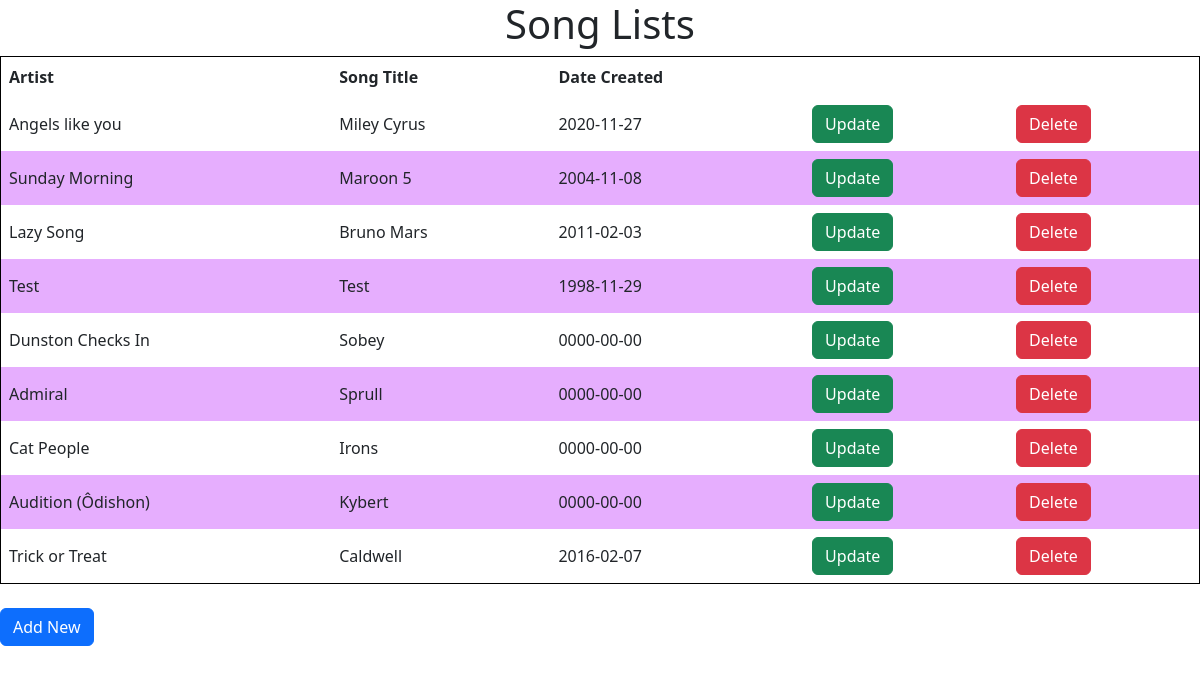
The page / on the database its author committed.
### tables this page shows
CREATE TABLE `song_list` (
  `id` int(10) NOT NULL,
  `title` varchar(255) NOT NULL,
  `artist` varchar(255) NOT NULL,
  `song_lyrics` mediumtext NOT NULL,
  `date_created` date NOT NULL
);

### index.php (the view, shortened to what this page needs)
<?php
    $conn = connection();
    $sql = 'SELECT * FROM song_list ORDER BY id DESC';
    $songs = $conn->query($sql) or die ($conn->connect_error);
    $row = $songs->fetch_assoc();
?>
<!DOCTYPE html>
<html lang="en">
<head>
    <link rel="stylesheet" href="css/style.css">
    <link href="https://cdn.jsdelivr.net/npm/bootstrap@5.3.0/dist/css/bootstrap.min.css" rel="stylesheet">
</head>
<body>
<h1>Song Lists</h1>
<table>
        <thead>
            <tr>
                <th>Artist</th>
                <th>Song Title</th>
                <th>Date Created</th>
            </tr>
        </thead>
        <tbody>
            <?php do {; ?>
                <tr>
                    <td><?php echo $row['title'] ?></td>
                    <td><?php echo $row['artist'] ?></td>
                    <td><?php echo $row['date_created'] ?></td>
                    <td><a class="Update" href="edit.php?id=<?php echo $row['id'];?> "> <button class="btn btn-success" type="button">Update</button></a></td>
                    <td><a class="Delete" href="delete.php?id=<?php echo $row['id'];?>"><button class="btn btn-danger" type="button">Delete</button></td>
                </tr>
            <?php } while ($row = $songs->fetch_assoc()) ?>
        </tbody>
    </table>
    <br>
    <a class="primary" href="add.php"><button class="btn btn-primary" type="button">Add New</button></a>
</body>
</html>

### css/style.css (style rules this page uses)
h1 { text-align: center; }
body { font-family: Verdana, Geneva, Tahoma, sans-serif; }
* { font-size: 1rem; }
table { border: 1px solid black; border-collapse: collapse; width: 100%; }
th, td { text-align: left; padding: 8px; border-bottom: 1px solid #ddd; }
tr:nth-child(even) { background-color: rgb(230, 174, 254); }
.primary { text-align: center; }

### rows shown on the page
song_list: title "Angels like you", artist "Miley Cyrus", date_created "2020-11-27"
song_list: title "Sunday Morning", artist "Maroon 5", date_created "2004-11-08"
song_list: title "Lazy Song", artist "Bruno Mars", date_created "2011-02-03"
song_list: title "Test", artist "Test", date_created "1998-11-29"
song_list: title "Dunston Checks In", artist "Sobey", date_created "0000-00-00"
song_list: title "Admiral", artist "Sprull", date_created "0000-00-00"
song_list: title "Cat People", artist "Irons", date_created "0000-00-00"
song_list: title "Audition (Ôdishon)", artist "Kybert", date_created "0000-00-00"
song_list: title "Trick or Treat", artist "Caldwell", date_created "2016-02-07"
